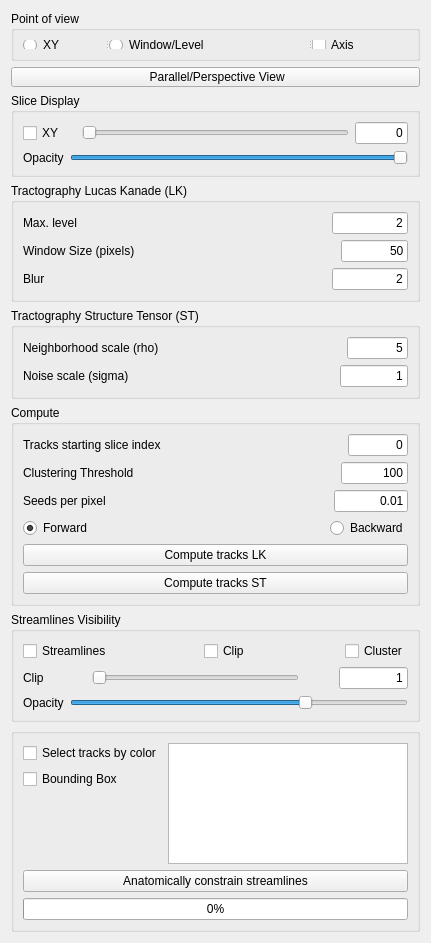
          <widget class="QWidget" name="scrollAreaWidgetContents">
           <property name="geometry">
            <rect>
             <x>0</x>
             <y>0</y>
             <width>431</width>
             <height>943</height>
            </rect>
           </property>
           <layout class="QVBoxLayout" name="verticalLayout_19">
            <item>
             <widget class="QGroupBox" name="groupBox">
              <property name="sizePolicy">
               <sizepolicy hsizetype="Preferred" vsizetype="Minimum">
                <horstretch>0</horstretch>
                <verstretch>0</verstretch>
               </sizepolicy>
              </property>
              <property name="minimumSize">
               <size>
                <width>0</width>
                <height>50</height>
               </size>
              </property>
              <property name="title">
               <string>Point of view</string>
              </property>
              <layout class="QVBoxLayout" name="verticalLayout_13">
               <item>
                <layout class="QHBoxLayout" name="horizontalLayout_18">
                 <item>
                  <widget class="QSplitter" name="splitter">
                   <property name="orientation">
                    <enum>Qt::Horizontal</enum>
                   </property>
                   <widget class="QRadioButton" name="radioButtonXY">
                    <property name="text">
                     <string>XY</string>
                    </property>
                    <property name="checked">
                     <bool>false</bool>
                    </property>
                    <property name="autoExclusive">
                     <bool>true</bool>
                    </property>
                   </widget>
                   <widget class="QRadioButton" name="windowLevelButton">
                    <property name="text">
                     <string>Window/Level</string>
                    </property>
                    <property name="autoExclusive">
                     <bool>false</bool>
                    </property>
                   </widget>
                   <widget class="QCheckBox" name="checkVisualizeAxis">
                    <property name="text">
                     <string>Axis</string>
                    </property>
                   </widget>
                  </widget>
                 </item>
                </layout>
               </item>
              </layout>
             </widget>
            </item>
            <item>
             <widget class="QPushButton" name="parallelPerspectiveViewPushButton">
              <property name="sizePolicy">
               <sizepolicy hsizetype="Minimum" vsizetype="Fixed">
                <horstretch>0</horstretch>
                <verstretch>0</verstretch>
               </sizepolicy>
              </property>
              <property name="minimumSize">
               <size>
                <width>0</width>
                <height>20</height>
               </size>
              </property>
              <property name="text">
               <string> Parallel/Perspective View</string>
              </property>
             </widget>
            </item>
            <item>
             <widget class="QGroupBox" name="groupBox_3">
              <property name="title">
               <string>Slice Display</string>
              </property>
              <layout class="QVBoxLayout" name="verticalLayout_14">
               <item>
                <layout class="QVBoxLayout" name="verticalLayout_12">
                 <item>
                  <layout class="QHBoxLayout" name="horizontalLayout_16" stretch="1,5,1">
                   <item>
                    <widget class="QCheckBox" name="checkXYSlice">
                     <property name="text">
                      <string>XY</string>
                     </property>
                    </widget>
                   </item>
                   <item>
                    <widget class="QSlider" name="xySlider">
                     <property name="pageStep">
                      <number>1</number>
                     </property>
                     <property name="orientation">
                      <enum>Qt::Horizontal</enum>
                     </property>
                     <property name="invertedControls">
                      <bool>true</bool>
                     </property>
                    </widget>
                   </item>
                   <item>
                    <widget class="QLineEdit" name="XYSliceEdit">
                     <property name="text">
                      <string>0</string>
                     </property>
                     <property name="alignment">
                      <set>Qt::AlignRight|Qt::AlignTrailing|Qt::AlignVCenter</set>
                     </property>
                    </widget>
                   </item>
                  </layout>
                 </item>
                 <item>
                  <layout class="QHBoxLayout" name="horizontalLayout_17">
                   <item>
                    <widget class="QLabel" name="label">
                     <property name="text">
                      <string>Opacity</string>
                     </property>
                    </widget>
                   </item>
                   <item>
                    <widget class="QSlider" name="XYSliceOpacity">
                     <property name="maximum">
                      <number>100</number>
                     </property>
                     <property name="pageStep">
                      <number>1</number>
                     </property>
                     <property name="value">
                      <number>100</number>
                     </property>
                     <property name="orientation">
                      <enum>Qt::Horizontal</enum>
                     </property>
                     <property name="invertedControls">
                      <bool>true</bool>
                     </property>
                    </widget>
                   </item>
                  </layout>
                 </item>
                </layout>
               </item>
              </layout>
             </widget>
            </item>
            <item>
             <widget class="QGroupBox" name="LKBox">
              <property name="title">
               <string>Tractography Lucas Kanade (LK)</string>
              </property>
              <layout class="QVBoxLayout" name="verticalLayout_15">
               <item>
                <layout class="QVBoxLayout" name="verticalLayout_10">
                 <item>
                  <layout class="QHBoxLayout" name="horizontalLayout_14" stretch="1,3,1">
                   <item>
                    <widget class="QLabel" name="Max_level_label">
                     <property name="text">
                      <string>Max. level</string>
                     </property>
                    </widget>
                   </item>
                   <item>
                    <spacer name="horizontalSpacer">
                     <property name="orientation">
                      <enum>Qt::Horizontal</enum>
                     </property>
                     <property name="sizeHint" stdset="0">
                      <size>
                       <width>40</width>
                       <height>20</height>
                      </size>
                     </property>
                    </spacer>
                   </item>
                   <item>
                    <widget class="QLineEdit" name="maxLevelEdit">
                     <property name="text">
                      <string>2</string>
                     </property>
                     <property name="alignment">
                      <set>Qt::AlignRight|Qt::AlignTrailing|Qt::AlignVCenter</set>
                     </property>
                    </widget>
                   </item>
                  </layout>
                 </item>
                 <item>
                  <layout class="QHBoxLayout" name="horizontalLayout_13" stretch="1,3,1">
                   <item>
                    <widget class="QLabel" name="Window_size_label">
                     <property name="text">
                      <string>Window Size (pixels)</string>
                     </property>
                    </widget>
                   </item>
                   <item>
                    <spacer name="horizontalSpacer_2">
                     <property name="orientation">
                      <enum>Qt::Horizontal</enum>
                     </property>
                     <property name="sizeHint" stdset="0">
                      <size>
                       <width>40</width>
                       <height>20</height>
                      </size>
                     </property>
                    </spacer>
                   </item>
                   <item>
                    <widget class="QLineEdit" name="windowSizeEdit">
                     <property name="text">
                      <string>50</string>
                     </property>
                     <property name="alignment">
                      <set>Qt::AlignRight|Qt::AlignTrailing|Qt::AlignVCenter</set>
                     </property>
                    </widget>
                   </item>
                  </layout>
                 </item>
                 <item>
                  <layout class="QHBoxLayout" name="horizontalLayout_15" stretch="1,3,1">
                   <item>
                    <widget class="QLabel" name="gaussianSigmaLabel">
                     <property name="text">
                      <string>Blur</string>
                     </property>
                    </widget>
                   </item>
                   <item>
                    <spacer name="horizontalSpacer_3">
                     <property name="orientation">
                      <enum>Qt::Horizontal</enum>
                     </property>
                     <property name="sizeHint" stdset="0">
                      <size>
                       <width>40</width>
                       <height>20</height>
                      </size>
                     </property>
                    </spacer>
                   </item>
                   <item>
                    <widget class="QLineEdit" name="blurEdit">
                     <property name="text">
                      <string>2</string>
                     </property>
                     <property name="alignment">
                      <set>Qt::AlignRight|Qt::AlignTrailing|Qt::AlignVCenter</set>
                     </property>
                    </widget>
                   </item>
                  </layout>
                 </item>
                </layout>
               </item>
              </layout>
             </widget>
            </item>
            <item>
             <widget class="QGroupBox" name="STBox">
              <property name="title">
               <string>Tractography Structure Tensor (ST)</string>
              </property>
              <layout class="QVBoxLayout" name="verticalLayout_16">
               <item>
                <layout class="QVBoxLayout" name="verticalLayout_9">
                 <item>
                  <layout class="QHBoxLayout" name="horizontalLayout_11" stretch="1,3,1">
                   <item>
                    <widget class="QLabel" name="neighborhoodScaleLabel">
                     <property name="text">
                      <string>Neighborhood scale (rho)</string>
                     </property>
                    </widget>
                   </item>
                   <item>
                    <spacer name="horizontalSpacer_4">
                     <property name="orientation">
                      <enum>Qt::Horizontal</enum>
                     </property>
                     <property name="sizeHint" stdset="0">
                      <size>
                       <width>40</width>
                       <height>20</height>
                      </size>
                     </property>
                    </spacer>
                   </item>
                   <item>
                    <widget class="QLineEdit" name="neighborhoodScaleEdit">
                     <property name="text">
                      <string>5</string>
                     </property>
                     <property name="alignment">
                      <set>Qt::AlignRight|Qt::AlignTrailing|Qt::AlignVCenter</set>
                     </property>
                    </widget>
                   </item>
                  </layout>
                 </item>
                 <item>
                  <layout class="QHBoxLayout" name="horizontalLayout_12" stretch="1,3,1">
                   <item>
                    <widget class="QLabel" name="noiseScaleLabel">
                     <property name="text">
                      <string>Noise scale (sigma)</string>
                     </property>
                    </widget>
                   </item>
                   <item>
                    <spacer name="horizontalSpacer_5">
                     <property name="orientation">
                      <enum>Qt::Horizontal</enum>
                     </property>
                     <property name="sizeHint" stdset="0">
                      <size>
                       <width>40</width>
                       <height>20</height>
                      </size>
                     </property>
                    </spacer>
                   </item>
                   <item>
                    <widget class="QLineEdit" name="noiseScaleEdit">
                     <property name="text">
                      <string>1</string>
                     </property>
                     <property name="alignment">
                      <set>Qt::AlignRight|Qt::AlignTrailing|Qt::AlignVCenter</set>
                     </property>
                    </widget>
                   </item>
                  </layout>
                 </item>
                </layout>
               </item>
              </layout>
             </widget>
            </item>
            <item>
             <widget class="QGroupBox" name="computeGroupBox">
              <property name="title">
               <string>Compute</string>
              </property>
              <layout class="QVBoxLayout" name="verticalLayout_17">
               <item>
                <layout class="QVBoxLayout" name="verticalLayout_8">
                 <item>
                  <layout class="QHBoxLayout" name="horizontalLayout_8" stretch="1,3,1">
                   <item>
                    <widget class="QLabel" name="tracksStartingSliceIndexLabel">
                     <property name="text">
                      <string>Tracks starting slice index</string>
                     </property>
                    </widget>
                   </item>
                   <item>
                    <spacer name="horizontalSpacer_6">
                     <property name="orientation">
                      <enum>Qt::Horizontal</enum>
                     </property>
                     <property name="sizeHint" stdset="0">
                      <size>
                       <width>40</width>
                       <height>20</height>
                      </size>
                     </property>
                    </spacer>
                   </item>
                   <item>
                    <widget class="QLineEdit" name="tracksStartingSliceIndex">
                     <property name="text">
                      <string>0</string>
                     </property>
                     <property name="alignment">
                      <set>Qt::AlignRight|Qt::AlignTrailing|Qt::AlignVCenter</set>
                     </property>
                    </widget>
                   </item>
                  </layout>
                 </item>
                 <item>
                  <layout class="QHBoxLayout" name="horizontalLayout_10" stretch="1,3,1">
                   <item>
                    <widget class="QLabel" name="clusteringThresholdLabel">
                     <property name="text">
                      <string>Clustering Threshold</string>
                     </property>
                    </widget>
                   </item>
                   <item>
                    <spacer name="horizontalSpacer_7">
                     <property name="orientation">
                      <enum>Qt::Horizontal</enum>
                     </property>
                     <property name="sizeHint" stdset="0">
                      <size>
                       <width>40</width>
                       <height>20</height>
                      </size>
                     </property>
                    </spacer>
                   </item>
                   <item>
                    <widget class="QLineEdit" name="clusteringThresholdEdit">
                     <property name="text">
                      <string>100</string>
                     </property>
                     <property name="alignment">
                      <set>Qt::AlignRight|Qt::AlignTrailing|Qt::AlignVCenter</set>
                     </property>
                    </widget>
                   </item>
                  </layout>
                 </item>
                 <item>
                  <layout class="QHBoxLayout" name="horizontalLayout_6" stretch="1,3,1">
                   <item>
                    <widget class="QLabel" name="seedsPerPixelLabel">
                     <property name="text">
                      <string>Seeds per pixel</string>
                     </property>
                    </widget>
                   </item>
                   <item>
                    <spacer name="horizontalSpacer_8">
                     <property name="orientation">
                      <enum>Qt::Horizontal</enum>
                     </property>
                     <property name="sizeHint" stdset="0">
                      <size>
                       <width>40</width>
                       <height>20</height>
                      </size>
                     </property>
                    </spacer>
                   </item>
                   <item>
                    <widget class="QLineEdit" name="seedsPerPixelEdit">
                     <property name="text">
                      <string>0.01</string>
                     </property>
                     <property name="alignment">
                      <set>Qt::AlignRight|Qt::AlignTrailing|Qt::AlignVCenter</set>
                     </property>
                    </widget>
                   </item>
                  </layout>
                 </item>
                 <item>
                  <layout class="QHBoxLayout" name="horizontalLayout_9">
                   <item>
                    <widget class="QRadioButton" name="forwardTrackingButton">
                     <property name="text">
                      <string>Forward</string>
                     </property>
                     <property name="checked">
                      <bool>true</bool>
                     </property>
                     <property name="autoExclusive">
                      <bool>false</bool>
                     </property>
                    </widget>
                   </item>
                   <item>
                    <spacer name="horizontalSpacer_9">
                     <property name="orientation">
                      <enum>Qt::Horizontal</enum>
                     </property>
                     <property name="sizeHint" stdset="0">
                      <size>
                       <width>40</width>
                       <height>20</height>
                      </size>
                     </property>
                    </spacer>
                   </item>
                   <item>
                    <widget class="QRadioButton" name="backwardTrackingButton">
                     <property name="text">
                      <string>Backward</string>
                     </property>
                     <property name="autoExclusive">
                      <bool>false</bool>
                     </property>
                    </widget>
                   </item>
                  </layout>
                 </item>
                 <item>
                  <layout class="QVBoxLayout" name="verticalLayout_7">
                   <item>
                    <widget class="QPushButton" name="computeTracksLKButton">
                     <property name="text">
                      <string>Compute tracks LK</string>
                     </property>
                    </widget>
                   </item>
                   <item>
                    <widget class="QPushButton" name="computeTracksSTButton">
                     <property name="text">
                      <string>Compute tracks ST</string>
                     </property>
                    </widget>
                   </item>
                  </layout>
                 </item>
                </layout>
               </item>
              </layout>
             </widget>
            </item>
            <item>
             <widget class="QGroupBox" name="streamlinesBox">
              <property name="title">
               <string>Streamlines Visibility</string>
              </property>
              <layout class="QVBoxLayout" name="verticalLayout_18">
               <item>
                <layout class="QVBoxLayout" name="verticalLayout_6">
                 <item>
                  <layout class="QHBoxLayout" name="horizontalLayout_2">
                   <item>
                    <widget class="QCheckBox" name="streamlinesVisibilityCheckbox">
                     <property name="text">
                      <string>Streamlines</string>
                     </property>
                    </widget>
                   </item>
                   <item>
                    <spacer name="horizontalSpacer_10">
                     <property name="orientation">
                      <enum>Qt::Horizontal</enum>
                     </property>
                     <property name="sizeHint" stdset="0">
                      <size>
                       <width>40</width>
                       <height>20</height>
                      </size>
                     </property>
                    </spacer>
                   </item>
                   <item>
                    <widget class="QCheckBox" name="clipStreamlinesCheckbox">
                     <property name="text">
                      <string>Clip </string>
                     </property>
                    </widget>
                   </item>
                   <item>
                    <spacer name="horizontalSpacer_11">
                     <property name="orientation">
                      <enum>Qt::Horizontal</enum>
                     </property>
                     <property name="sizeHint" stdset="0">
                      <size>
                       <width>40</width>
                       <height>20</height>
                      </size>
                     </property>
                    </spacer>
                   </item>
                   <item>
                    <widget class="QCheckBox" name="clusterCheckbox">
                     <property name="text">
                      <string>Cluster</string>
                     </property>
                    </widget>
                   </item>
                  </layout>
                 </item>
                 <item>
                  <layout class="QHBoxLayout" name="horizontalLayout_5" stretch="1,3,0,1">
                   <property name="spacing">
                    <number>0</number>
                   </property>
                   <item>
                    <widget class="QLabel" name="clipLabel">
                     <property name="text">
                      <string>Clip</string>
                     </property>
                    </widget>
                   </item>
                   <item>
                    <widget class="QSlider" name="clipStreamlinesSlider">
                     <property name="orientation">
                      <enum>Qt::Horizontal</enum>
                     </property>
                     <property name="invertedControls">
                      <bool>true</bool>
                     </property>
                    </widget>
                   </item>
                   <item>
                    <spacer name="horizontalSpacer_12">
                     <property name="orientation">
                      <enum>Qt::Horizontal</enum>
                     </property>
                     <property name="sizeHint" stdset="0">
                      <size>
                       <width>40</width>
                       <height>20</height>
                      </size>
                     </property>
                    </spacer>
                   </item>
                   <item>
                    <widget class="QLineEdit" name="clipStreamlinesEdit">
                     <property name="text">
                      <string>1</string>
                     </property>
                     <property name="alignment">
                      <set>Qt::AlignRight|Qt::AlignTrailing|Qt::AlignVCenter</set>
                     </property>
                    </widget>
                   </item>
                  </layout>
                 </item>
                 <item>
                  <layout class="QHBoxLayout" name="horizontalLayout_3">
                   <item>
                    <widget class="QLabel" name="streamlinesOpacityLabel">
                     <property name="text">
                      <string>Opacity</string>
                     </property>
                    </widget>
                   </item>
                   <item>
                    <widget class="QSlider" name="streamlinesOpacitySlider">
                     <property name="maximum">
                      <number>99</number>
                     </property>
                     <property name="pageStep">
                      <number>1</number>
                     </property>
                     <property name="value">
                      <number>70</number>
                     </property>
                     <property name="orientation">
                      <enum>Qt::Horizontal</enum>
                     </property>
                     <property name="invertedControls">
                      <bool>true</bool>
                     </property>
                    </widget>
                   </item>
                  </layout>
                 </item>
                </layout>
               </item>
              </layout>
             </widget>
            </item>
            <item>
             <widget class="QGroupBox" name="groupBox_2">
              <property name="sizePolicy">
               <sizepolicy hsizetype="Preferred" vsizetype="Fixed">
                <horstretch>0</horstretch>
                <verstretch>0</verstretch>
               </sizepolicy>
              </property>
              <property name="minimumSize">
               <size>
                <width>0</width>
                <height>200</height>
               </size>
              </property>
              <property name="title">
               <string/>
              </property>
              <layout class="QVBoxLayout" name="verticalLayout_20">
               <item>
                <layout class="QVBoxLayout" name="verticalLayout_4">
                 <item>
                  <layout class="QHBoxLayout" name="horizontalLayout">
                   <item>
                    <layout class="QVBoxLayout" name="verticalLayout_2">
                     <item>
                      <widget class="QCheckBox" name="selectTracksByColorCheckbox">
                       <property name="text">
                        <string>Select tracks by color</string>
                       </property>
                      </widget>
                     </item>
                     <item>
                      <widget class="QCheckBox" name="boundingBoxCheckbox">
                       <property name="text">
                        <string>Bounding Box</string>
                       </property>
                       <property name="checked">
                        <bool>false</bool>
                       </property>
                      </widget>
                     </item>
                     <item>
                      <spacer name="verticalSpacer">
                       <property name="orientation">
                        <enum>Qt::Vertical</enum>
                       </property>
                       <property name="sizeHint" stdset="0">
                        <size>
                         <width>20</width>
                         <height>40</height>
                        </size>
                       </property>
                      </spacer>
                     </item>
                    </layout>
                   </item>
                   <item>
                    <widget class="QListWidget" name="selectTracksListWidget">
                     <property name="sizePolicy">
                      <sizepolicy hsizetype="Preferred" vsizetype="Maximum">
                       <horstretch>0</horstretch>
                       <verstretch>0</verstretch>
                      </sizepolicy>
                     </property>
                     <property name="minimumSize">
                      <size>
                       <width>0</width>
                       <height>50</height>
                      </size>
                     </property>
                    </widget>
                   </item>
                  </layout>
                 </item>
                 <item>
                  <widget class="QPushButton" name="anatomicallyConstrainStreamlinesButton">
                   <property name="text">
                    <string>Anatomically constrain streamlines</string>
                   </property>
                  </widget>
                 </item>
                 <item>
                  <widget class="QProgressBar" name="progressBar">
                   <property name="value">
                    <number>0</number>
                   </property>
                  </widget>
                 </item>
                </layout>
               </item>
              </layout>
             </widget>
            </item>
           </layout>
          </widget>
